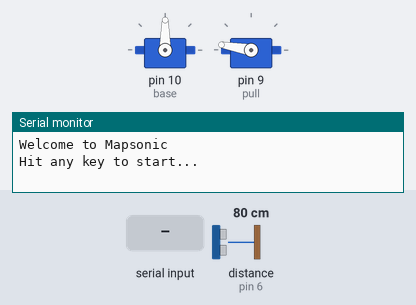
Bench run of a sketch on a simulated Arduino Uno, built with avr-gcc and run on an emulated ATmega328P. Parts: 2 × servo, the last lines printed to the serial monitor. The test bench sets the inputs (shaded band); at power-on: distance to the obstacle (sensor on pin 6) 80 cm. The echo pulse lasts 58.3 µs per cm.

Above: at 1.2 s.
1.3 s: "1" received over Serial
At 1.43 s:
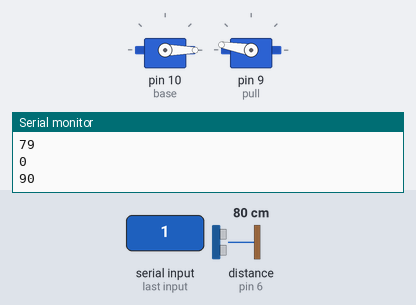
At 11.1 s:
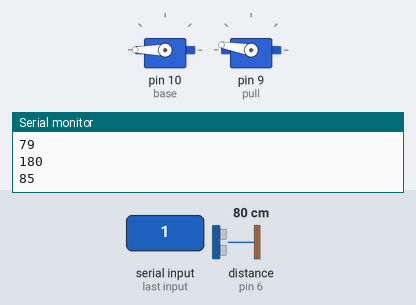
13.3 s: distance to the obstacle (sensor on pin 6) set to 60 cm
At 13.44 s:
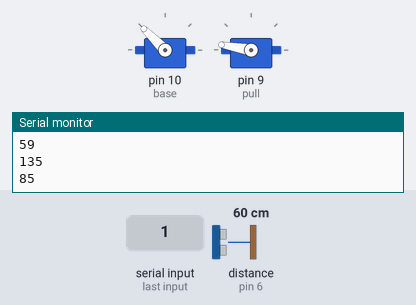
Timing chart, 0 to 41.7 s (numbered marks = the images above; inputs shaded):
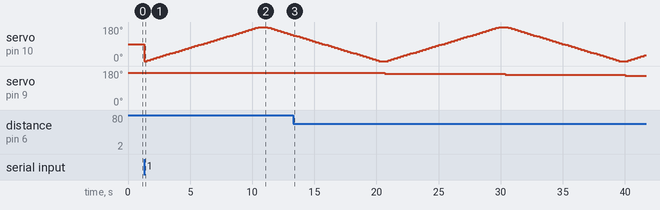

Measured:
- after the input at 1.3 s, servo on pin 10 (base): 90° → 0° at once, → 5° 0.26 s later, → 10° 0.26 s later, → 15° 0.26 s later, … (45 changes in this stretch)

The sketch:

project.ino.ino
```cpp
/*The servo program
 *Moves the servo to a variety of positions
*/

#include<Servo.h>
Servo base;
Servo pull;

const int trigPin = 7;
const int echoPin = 6;

long duration;
long distance;

void setup() {
  // put your setup code here, to run once:
  base.attach(10);
  pull.attach(9);
  pull.write(170);

  pinMode(trigPin, OUTPUT);
  pinMode(echoPin, INPUT);
  Serial.begin(9600);
}

void loop() {
  Serial.println("Welcome to Mapsonic");
  Serial.println("Hit any key to start...");
  while(Serial.available() == 0){};

  // put your main code here, to run repeatedly:
  for (int x=170; x>=70; x-=5) {
    if (x%10 == 0){
      for (int y=0; y<=180; y+=5) {
        base.write(y);
        //Serial.print("Distance: ");
        ping();
        //Serial.println("Base position: ");
        Serial.println(y);
        //Serial.print("Arm position: ");
        Serial.println(x-80);
        delay(250);
      }
    }
    else {
      for (int y=180; y>=0; y-=5) {
        base.write(y);
        //Serial.print("Distance: ");
        ping();
        //Serial.println("Base position: ");
        Serial.println(y);
        //Serial.print("Arm position: ");
        Serial.println(x-80);
        delay(250);
      }
    }
    delay(250);
    pull.write(x);
  }
  Serial.println("Job done!");
}

int ping() {
  // Clears the trigPin
  digitalWrite(trigPin, LOW);
  delayMicroseconds(2);
  // Sets the trigPin on HIGH state for 10 micro seconds
  digitalWrite(trigPin, HIGH);
  delayMicroseconds(10);
  digitalWrite(trigPin, LOW);
  // Reads the echoPin, returns the sound wave travel time in microseconds
  duration = pulseIn(echoPin, HIGH);
  // Calculating the distance
  distance= duration*0.034/2;

  if (distance > 10){
    //Serial.println ("NO OBJECT");
    Serial.println(distance);
     //Serial.println("cm");
  }
  else{
    Serial.println(distance);
    //Serial.println("cm");
  }
}
```
